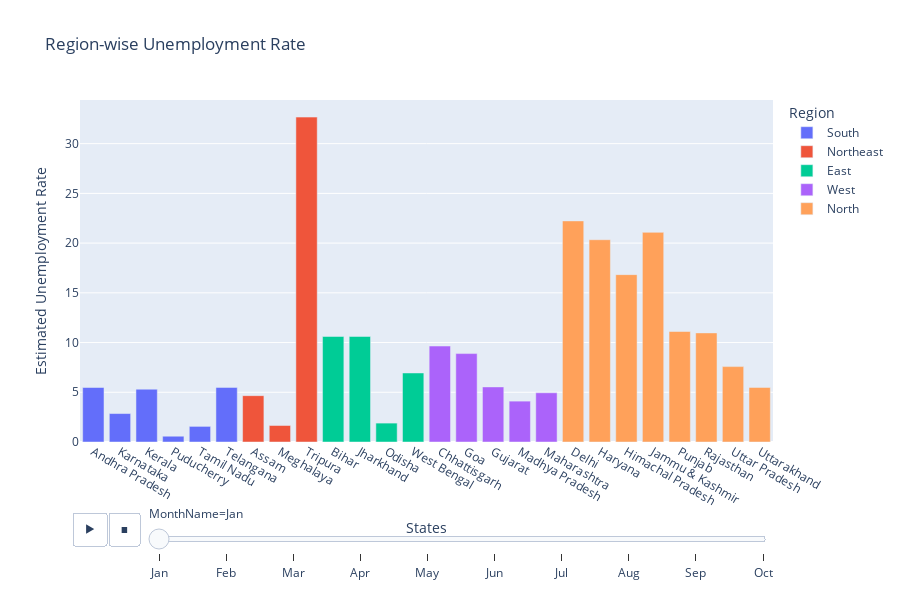

Notebook code for this chart:
### Code cell
# Plotting a "Bar-plot" to find the "unemployment rate" for each "Region" month-wise
fig = plx.bar(df, 
             x='States',
             y='Estimated Unemployment Rate',
             animation_frame = 'MonthName',
             color='Region',
             title='Region-wise Unemployment Rate',
             height=600)

fig.layout.updatemenus[0].buttons[0].args[1]["frame"]["duration"] = 1500

fig.show()

### Figure 1 — Plotly figure (JSON) as saved in the notebook; plotly's stock layout.template omitted (floating-point values rounded to 4 significant figures)
{"data": [{"alignmentgroup": "True", "hovertemplate": "Region=South<br>MonthName=Jan<br>States=%{x}<br>Estimated Unemployment Rate=%{y}<extra></extra>", "legendgroup": "South", "marker": {"color": "#636efa", "pattern": {"shape": ""}}, "name": "South", "offsetgroup": "South", "orientation": "v", "showlegend": true, "textposition": "auto", "type": "bar", "x": ["Andhra Pradesh", "Karnataka", "Kerala", "Puducherry", "Tamil Nadu", "Telangana"], "xaxis": "x", "y": [5.48, 2.86, 5.31, 0.58, 1.57, 5.49], "yaxis": "y"}, {"alignmentgroup": "True", "hovertemplate": "Region=Northeast<br>MonthName=Jan<br>States=%{x}<br>Estimated Unemployment Rate=%{y}<extra></extra>", "legendgroup": "Northeast", "marker": {"color": "#EF553B", "pattern": {"shape": ""}}, "name": "Northeast", "offsetgroup": "Northeast", "orientation": "v", "showlegend": true, "textposition": "auto", "type": "bar", "x": ["Assam", "Meghalaya", "Tripura"], "xaxis": "x", "y": [4.66, 1.66, 32.67], "yaxis": "y"}, {"alignmentgroup": "True", "hovertemplate": "Region=East<br>MonthName=Jan<br>States=%{x}<br>Estimated Unemployment Rate=%{y}<extra></extra>", "legendgroup": "East", "marker": {"color": "#00cc96", "pattern": {"shape": ""}}, "name": "East", "offsetgroup": "East", "orientation": "v", "showlegend": true, "textposition": "auto", "type": "bar", "x": ["Bihar", "Jharkhand", "Odisha", "West Bengal"], "xaxis": "x", "y": [10.61, 10.61, 1.9, 6.94], "yaxis": "y"}, {"alignmentgroup": "True", "hovertemplate": "Region=West<br>MonthName=Jan<br>States=%{x}<br>Estimated Unemployment Rate=%{y}<extra></extra>", "legendgroup": "West", "marker": {"color": "#ab63fa", "pattern": {"shape": ""}}, "name": "West", "offsetgroup": "West", "orientation": "v", "showlegend": true, "textposition": "auto", "type": "bar", "x": ["Chhattisgarh", "Goa", "Gujarat", "Madhya Pradesh", "Maharashtra"], "xaxis": "x", "y": [9.65, 8.89, 5.54, 4.11, 4.95], "yaxis": "y"}, {"alignmentgroup": "True", "hovertemplate": "Region=North<br>MonthName=Jan<br>States=%{x}<br>Estimated Unemployment Rate=%{y}<extra></extra>", "legendgroup": "North", "marker": {"color": "#FFA15A", "pattern": {"shape": ""}}, "name": "North", "offsetgroup": "North", "orientation": "v", "showlegend": true, "textposition": "auto", "type": "bar", "x": ["Delhi", "Haryana", "Himachal Pradesh", "Jammu & Kashmir", "Punjab", "Rajasthan", "Uttar Pradesh", "Uttarakhand"], "xaxis": "x", "y": [22.23, 20.34, 16.83, 21.08, 11.11, 10.97, 7.58, 5.49], "yaxis": "y"}], "layout": {"barmode": "relative", "height": 600, "legend": {"title": {"text": "Region"}, "tracegroupgap": 0}, "sliders": [{"active": 0, "currentvalue": {"prefix": "MonthName="}, "len": 0.9, "pad": {"b": 10, "t": 60}, "steps": [{"args": [["Jan"], {"frame": {"duration": 0, "redraw": true}, "fromcurrent": true, "mode": "immediate", "transition": {"duration": 0, "easing": "linear"}}], "label": "Jan", "method": "animate"}, {"args": [["Feb"], {"frame": {"duration": 0, "redraw": true}, "fromcurrent": true, "mode": "immediate", "transition": {"duration": 0, "easing": "linear"}}], "label": "Feb", "method": "animate"}, {"args": [["Mar"], {"frame": {"duration": 0, "redraw": true}, "fromcurrent": true, "mode": "immediate", "transition": {"duration": 0, "easing": "linear"}}], "label": "Mar", "method": "animate"}, {"args": [["Apr"], {"frame": {"duration": 0, "redraw": true}, "fromcurrent": true, "mode": "immediate", "transition": {"duration": 0, "easing": "linear"}}], "label": "Apr", "method": "animate"}, {"args": [["May"], {"frame": {"duration": 0, "redraw": true}, "fromcurrent": true, "mode": "immediate", "transition": {"duration": 0, "easing": "linear"}}], "label": "May", "method": "animate"}, {"args": [["Jun"], {"frame": {"duration": 0, "redraw": true}, "fromcurrent": true, "mode": "immediate", "transition": {"duration": 0, "easing": "linear"}}], "label": "Jun", "method": "animate"}, {"args": [["Jul"], {"frame": {"duration": 0, "redraw": true}, "fromcurrent": true, "mode": "immediate", "transition": {"duration": 0, "easing": "linear"}}], "label": "Jul", "method": "animate"}, {"args": [["Aug"], {"frame": {"duration": 0, "redraw": true}, "fromcurrent": true, "mode": "immediate", "transition": {"duration": 0, "easing": "linear"}}], "label": "Aug", "method": "animate"}, {"args": [["Sep"], {"frame": {"duration": 0, "redraw": true}, "fromcurrent": true, "mode": "immediate", "transition": {"duration": 0, "easing": "linear"}}], "label": "Sep", "method": "animate"}, {"args": [["Oct"], {"frame": {"duration": 0, "redraw": true}, "fromcurrent": true, "mode": "immediate", "transition": {"duration": 0, "easing": "linear"}}], "label": "Oct", "method": "animate"}], "x": 0.1, "xanchor": "left", "y": 0, "yanchor": "top"}], "title": {"text": "Region-wise Unemployment Rate"}, "updatemenus": [{"buttons": [{"args": [null, {"frame": {"duration": 1500, "redraw": true}, "fromcurrent": true, "mode": "immediate", "transition": {"duration": 500, "easing": "linear"}}], "label": "&#9654;", "method": "animate"}, {"args": [[null], {"frame": {"duration": 0, "redraw": true}, "fromcurrent": true, "mode": "immediate", "transition": {"duration": 0, "easing": "linear"}}], "label": "&#9724;", "method": "animate"}], "direction": "left", "pad": {"r": 10, "t": 70}, "showactive": false, "type": "buttons", "x": 0.1, "xanchor": "right", "y": 0, "yanchor": "top"}], "xaxis": {"anchor": "y", "domain": [0, 1], "title": {"text": "States"}}, "yaxis": {"anchor": "x", "domain": [0, 1], "title": {"text": "Estimated Unemployment Rate"}}}}
